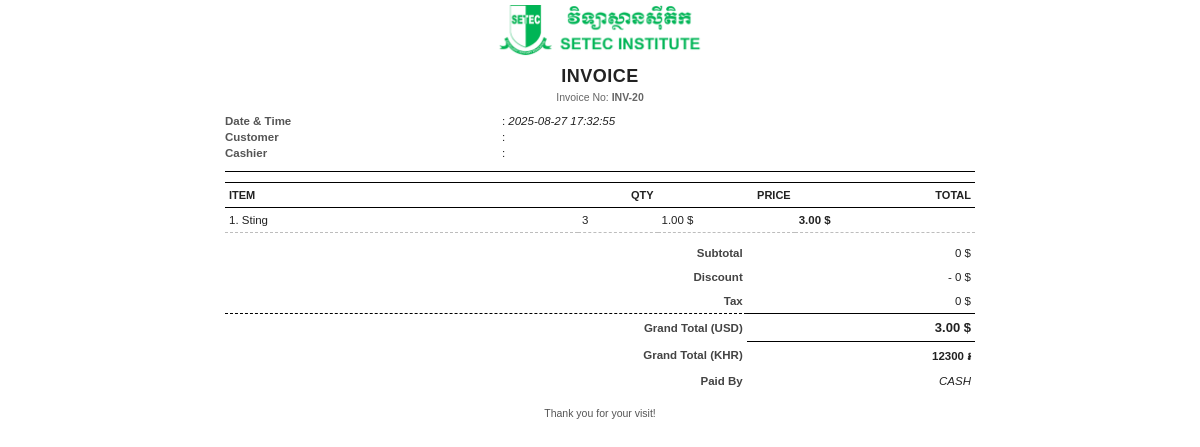
The app's page /admin/sale-list-detail?sale_id=20 (signed in) with its own data.
### tables this page shows
CREATE TABLE "sale_order" (
    id INTEGER PRIMARY KEY AUTOINCREMENT,
    order_date_time DATETIME NOT NULL,
    total DECIMAL(10, 2) NOT NULL,
    paid DECIMAL(10, 2) DEFAULT 0,
    user_id INTEGER NOT NULL,
    remark TEXT
);

CREATE TABLE "sale_order_item" (
  "id" INTEGER PRIMARY KEY AUTOINCREMENT,
  "order_id" INTEGER NOT NULL,
  "product_id" INTEGER NOT NULL,
  "qty" INTEGER NOT NULL,
  "cost" DECIMAL(10,2) NOT NULL,
  "price" DECIMAL(10,2) NOT NULL
);

CREATE TABLE product (
    id INTEGER PRIMARY KEY AUTOINCREMENT,
    name TEXT NOT NULL,
    category_id INTEGER NOT NULL,
    cost DECIMAL(10, 2),
    price DECIMAL(10, 2),
    image TEXT,
    current_stock INTEGER DEFAULT 0,
    description TEXT,
    user_id INTEGER NOT NULL
);

### routes/sale_list.py (the view)
@app.get("/admin/sale-list-detail")
@login_required
def sale_list_detail():
    user_id = session.get("user_id", "")
    sale_id = request.args.get('sale_id', '')
    sale = query('SELECT * FROM sale_order WHERE id = ?', (sale_id,), one=True)
    sale_item = query('SELECT soi.*, p.name FROM sale_order_item soi JOIN product p ON soi.product_id = p.id WHERE soi.order_id = ?', (sale_id,), one=False)
    return render_template(
        "admin/sale/detail.html",
        module='sale_order_list',
        sale=sale,
        sale_item=sale_item
    )

### app.py (called while the page is built)
@app.context_processor
def inject_base_url():
    return {
        "base_url": request.url_root.rstrip("/"),
        "get_date_now": datetime.now().strftime("%Y-%m-%d"),
        "get_time_now": datetime.now().strftime("%H:%M:%S"),
    }

### config.py (called while the page is built)
def get_db():
    if "db" not in g:
        g.db = sqlite3.connect(app.config["DATABASE"])
        g.db.row_factory = sqlite3.Row
    return g.db

def query(sql, params=(), one=False):
    cur = get_db().execute(sql, params)
    rows = cur.fetchall()
    cur.close()
    return (rows[0] if rows else None) if one else rows

### helpers/main.py (called while the page is built)
def _client_ip():
    xff = request.headers.get("X-Forwarded-For", "")
    if xff:
        return xff.split(",")[0].strip()
    return request.remote_addr or ""

def _client_browser():
    return f"{request.user_agent}".strip()

def login_required(f):
    @wraps(f)
    def decorated_function(*args, **kwargs):
        print(request.user_agent.browser)
        if "user_id" not in session:
            flash("Please log in to access this page.")
            return redirect(url_for("login"))
        sess_ip = session.get("ip")
        if sess_ip is not None and sess_ip != _client_ip():
            session.clear()
            flash("Session invalidated due to IP mismatch.")
            return redirect(url_for("login"))
        sess_browser = session.get("browser")
        if sess_browser is not None and sess_browser != _client_browser():
            session.clear()
            flash("Session invalidated due to browser change.")
            return redirect(url_for("login"))
        return f(*args, **kwargs)
    return decorated_function

### templates/admin/sale/detail.html (shortened to what this page needs)
<!DOCTYPE html>
<html lang="en">
<head>
</head>
<body>
  <div class="invoice">
    <header>
      <img
        id="logo"
        src="{{ base_url + url_for('static', filename='image/setec_logo.png') }}"
        alt="Logo"
      />
      <h1 class="title">INVOICE</h1>
      <div class="subtle">Invoice No: <strong>INV-{{ sale['id'] }}</strong></div>
    </header>
    <table class="meta">
      <tbody>
        <tr>
          <td class="label"><strong>Date &amp; Time</strong></td>
          <td>: <i>{{ sale['order_date_time'] }}</i></td>
        </tr>
        <tr>
          <td class="label"><strong>Customer</strong></td>
          <td>: {{ sale['customer_name'] }}</td>
        </tr>
        <tr>
          <td class="label"><strong>Cashier</strong></td>
          <td>: {{ sale['cashier'] }}</td>
        </tr>
      </tbody>
    </table>
    <div class="hr"></div>
    <table class="items">
      <thead>
        <tr>
          <th class="col-name">Item</th>
          <th class="col-qty">Qty</th>
          <th class="col-price">Price</th>
          <th class="col-total">Total</th>
        </tr>
      </thead>
      <tbody>
        {% for item in sale_item %}
        <tr>
          <td class="col-name">{{ loop.index }}. {{ item['name'] }}</td>
          <td class="col-qty">{{ item['qty'] }}</td>
          <td class="col-price money">{{ "%.2f"|format(item['price']) }} $</td>
          <td class="col-total money"><strong>{{ "%.2f"|format(item['qty'] * item['price']) }} $</strong></td>
        </tr>
        {% endfor %}
      </tbody>
    </table>
    <table class="totals">
      <tbody>
        <tr>
          <td class="label">Subtotal</td>
          <td class="money">0 $</td>
        </tr>
        <tr>
          <td class="label">Discount</td>
          <td class="money">- 0 $</td>
        </tr>
        <tr>
          <td class="label">Tax</td>
          <td class="money">0 $</td>
        </tr>
        <tr class="sep">
          <td class="label">Grand Total (USD)</td>
          <td class="money grand">{{ "%.2f"|format(sale['total']) }} $</td>
        </tr>
        <tr>
          <td class="label">Grand Total (KHR)</td>
          <td class="money"><strong>{{ (sale['total'] * 4100)|round(0, 'floor')|int }} ៛</strong></td>
        </tr>
        <tr>
          <td class="label">Paid By</td>
          <td class="money"><i>CASH</i></td>
        </tr>
      </tbody>
    </table>
    <footer>
      <p>Thank you for your visit!</p>
    </footer>
  </div>
</body>
</html>

### templates/admin/sale/detail.html (style rules this page uses)
html, body { margin: 0; padding: 0; font-family: "PT Sans", Arial, sans-serif; font-size: 11.5px; color: #222; }
.invoice { max-width: 750px; margin: 0 auto; }
header { text-align: center; margin-bottom: 10px; }
#logo { display: block; margin: 0 auto 6px; height: 60px; max-width: 220px; object-fit: contain; }
.meta { width: 100%; margin-top: 6px; border-collapse: collapse; }
.meta td { padding: 2px 0; vertical-align: top; }
.meta .label { color: #555; }
h1.title { font-size: 18px; letter-spacing: 0.5px; margin: 6px 0 4px; }
.subtle { color: #666; font-size: 10.5px; }
.hr { height: 1px; background: #000; margin: 10px 0; }
table.items { width: 100%; border-collapse: collapse; table-layout: fixed; }
.items thead th { font-size: 11px; text-transform: uppercase; border-top: 1px solid #000; border-bottom: 1px solid #000; padding: 6px 4px; text-align: right; }
.items thead th:first-child, .items tbody td:first-child { text-align: left; }
.items tbody td { padding: 6px 4px; border-bottom: 1px dashed #bdbdbd; vertical-align: bottom; word-break: break-word; }
.col-name { width: 48%; float: none }
.col-qty { width: 10%; float: none }
.col-price { width: 18%; float: none }
.col-total { width: 24%; float: none }
.totals { width: 100%; margin-top: 8px; border-collapse: collapse; }
.totals td { padding: 6px 4px; text-align: right; }
.totals .label { color: #444; font-weight: 600; }
.totals .sep { border-top: 1px dashed #000; }
.grand { font-size: 13px; font-weight: 700; border-top: 1px solid #000; border-bottom: 1px solid #000; }
footer { margin-top: 14px; text-align: center; font-size: 10.5px; color: #555; }
thead { display: table-header-group; }
tr, img, table, p, h1, h2, h3 { page-break-inside: avoid; }
.money { white-space: nowrap; }

### records on screen
sale_order: id "20", order_date_time "2025-08-27 17:32:55", total "3.00", (sale['total']*4100)|round(0,'floor')|int "12300"
sale_order_item: name "Sting", qty "3", price "1.00", item['qty']*item['price'] "3.00"
